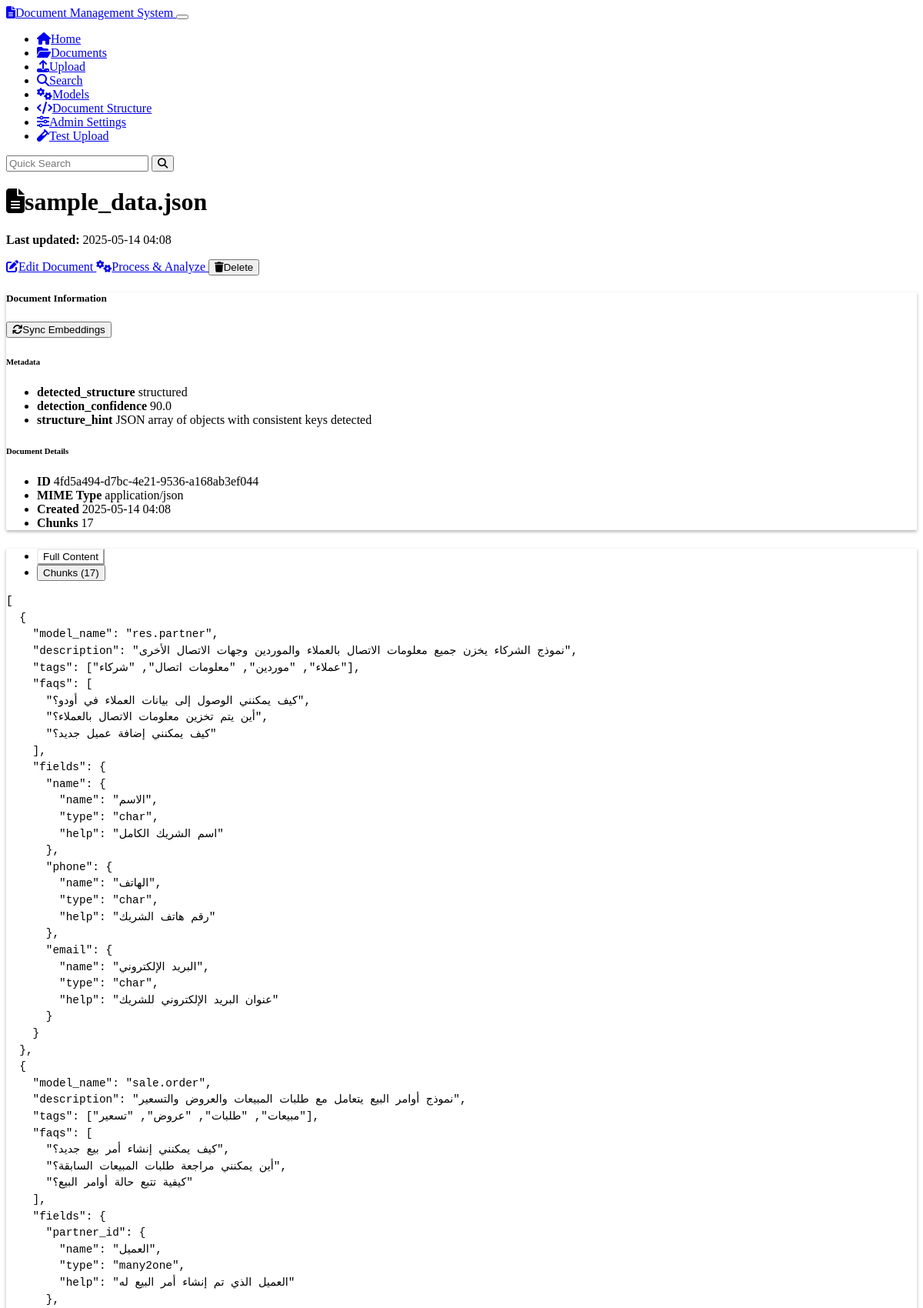
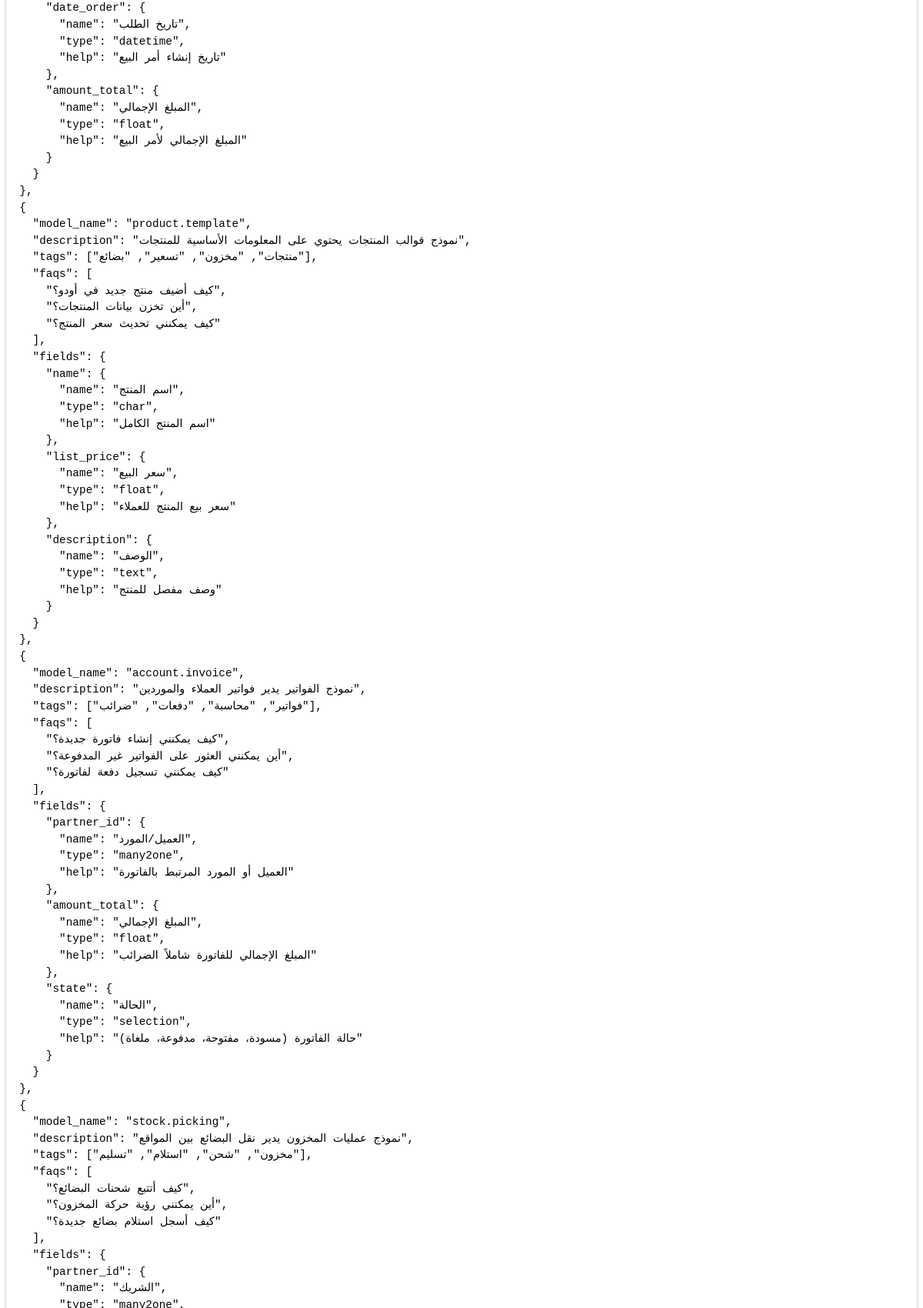
Page /documents/4fd5a494-d7bc-4e21-9536-a168ab3ef044 (upper part) on the committed database (2 pictures, top to bottom).
### models.py (models this page shows, shortened)
class Document(db.Model):
    id = db.Column(db.String(36), primary_key=True, default=lambda: str(uuid.uuid4()))
    name = db.Column(db.String(255), nullable=False)
    content = db.Column(db.Text, nullable=False)
    mime_type = db.Column(db.String(100), nullable=False)
    created_at = db.Column(db.DateTime, default=datetime.datetime.utcnow)
    updated_at = db.Column(db.DateTime, default=datetime.datetime.utcnow, onupdate=datetime.datetime.utcnow)
    chunks = db.relationship('Chunk', backref='document', cascade='all, delete-orphan')
    doc_metadata = db.relationship('Metadata', backref='document', cascade='all, delete-orphan')

class Metadata(db.Model):
    id = db.Column(db.String(36), primary_key=True, default=lambda: str(uuid.uuid4()))
    document_id = db.Column(db.String(36), db.ForeignKey('document.id'), nullable=False)
    key = db.Column(db.String(100), nullable=False)
    value = db.Column(db.String(255), nullable=False)

### routes.py (the view)
@app.route('/documents/<document_id>')
def document_view(document_id):
    document = Document.query.get_or_404(document_id)
    metadata = Metadata.query.filter_by(document_id=document_id).all()
    chunks = Chunk.query.filter_by(document_id=document_id).order_by(Chunk.chunk_index).all()
    return render_template(
        'document_view.html',
        document=document,
        metadata=metadata,
        chunks=chunks
    )

### templates/document_view.html (shortened to what this page needs)
{% extends 'base.html' %}
{% block content %}
<div class="row mb-4">
    <div class="col-md-8">
        <h1>
            <i class="fas fa-file-alt me-2"></i>{{ document.name }}
        </h1>
        <p class="text-muted">
            <strong>Last updated:</strong> {{ document.updated_at.strftime('%Y-%m-%d %H:%M') }}
        </p>
    </div>
    <div class="col-md-4 text-md-end">
        <div class="btn-group">
            <a href="{{ url_for('document_edit', document_id=document.id) }}" class="btn btn-warning">
                <i class="fas fa-edit me-1"></i>Edit Document
            </a>
            <a href="{{ url_for('document_analysis_page', document_id=document.id) }}" class="btn btn-primary">
                <i class="fas fa-cogs me-1"></i>Process & Analyze
            </a>
            <button type="button" class="btn btn-danger" data-bs-toggle="modal" data-bs-target="#deleteDocumentModal">
                <i class="fas fa-trash me-1"></i>Delete
            </button>
        </div>
    </div>
</div>
<div class="row mb-4">
    <div class="col-md-12">
        <div class="card">
            <div class="card-header d-flex justify-content-between align-items-center">
                <h5 class="mb-0">Document Information</h5>
                <button id="sync-embeddings" class="btn btn-sm btn-outline-info" data-document-id="{{ document.id }}">
                    <i class="fas fa-sync me-1"></i>Sync Embeddings
                </button>
            </div>
            <div class="card-body">
                <div class="row">
                    <div class="col-md-6">
                        <h6>Metadata</h6>
                        {% if metadata %}
                            <ul class="list-group">
                                {% for meta in metadata %}
                                    <li class="list-group-item d-flex justify-content-between align-items-center">
                                        <strong>{{ meta.key }}</strong>
                                        <span>{{ meta.value }}</span>
                                    </li>
                                {% endfor %}
                            </ul>
                        {% else %}
                            <p class="text-muted">No metadata</p>
                        {% endif %}
                    </div>
                    <div class="col-md-6">
                        <h6>Document Details</h6>
                        <ul class="list-group">
                            <li class="list-group-item d-flex justify-content-between align-items-center">
                                <strong>ID</strong>
                                <span class="text-muted">{{ document.id }}</span>
                            </li>
                            <li class="list-group-item d-flex justify-content-between align-items-center">
                                <strong>MIME Type</strong>
                                <span>{{ document.mime_type }}</span>
                            </li>
                            <li class="list-group-item d-flex justify-content-between align-items-center">
                                <strong>Created</strong>
                                <span>{{ document.created_at.strftime('%Y-%m-%d %H:%M') }}</span>
                            </li>
                            <li class="list-group-item d-flex justify-content-between align-items-center">
                                <strong>Chunks</strong>
                                <span>{{ chunks|length }}</span>
                            </li>
                        </ul>
                    </div>
                </div>
            </div>
        </div>
    </div>
</div>
<div class="row mb-4">
    <div class="col-md-12">
        <div class="card">
            <div class="card-header">
                <ul class="nav nav-tabs card-header-tabs" id="document-tabs" role="tablist">
                    <li class="nav-item" role="presentation">
                        <button class="nav-link active" id="content-tab" data-bs-toggle="tab" data-bs-target="#content"
                                type="button" role="tab" aria-controls="content" aria-selected="true">
                            Full Content
                        </button>
                    </li>
                    <li class="nav-item" role="presentation">
                        <button class="nav-link" id="chunks-tab" data-bs-toggle="tab" data-bs-target="#chunks"
                                type="button" role="tab" aria-controls="chunks" aria-selected="false">
                            Chunks ({{ chunks|length }})
                        </button>
                    </li>
                </ul>
            </div>
            <div class="card-body">
                <div class="tab-content" id="document-tabs-content">
                    <div class="tab-pane fade show active" id="content" role="tabpanel" aria-labelledby="content-tab">
                        <pre class="document-content p-3 bg-dark text-light rounded">{{ document.content }}</pre>
                    </div>
                </div>
            </div>
        </div>
    </div>
</div>
{% endblock %}

### static/css/custom.css (style rules this page uses)
body { min-height: 100vh; display: flex; flex-direction: column; }
.document-content, .chunk-content { white-space: pre-wrap; word-wrap: break-word; font-family: monospace; font-size: 0.9rem; line-height: 1.5; overflow-x: auto; border-radius: 4px; }
.card { box-shadow: 0 0.125rem 0.25rem rgba(0, 0, 0, 0.3); margin-bottom: 1.5rem; }
.card-header { font-weight: 500; }
.btn { font-weight: 500; }
.btn-primary { background-color: var(--bs-primary); border-color: var(--bs-primary); }
.nav-tabs .nav-link { color: var(--bs-light); }
.nav-tabs .nav-link.active { background-color: var(--bs-dark); color: var(--bs-info); border-color: transparent transparent var(--bs-info); }

### templates/document_view.html (style rules this page uses)
.document-content, .chunk-content { white-space: pre-wrap; overflow-x: auto; border-radius: 4px; font-family: monospace; }

### rows in the picture
Document: name "sample_data.json", updated_at "2025-05-14 04:08", id "4fd5a494-d7bc-4e21-9536-a168ab3ef044", mime_type "application/json", created_at "2025-05-14 04:08"
Metadata: key "detected_structure", value "structured"
Metadata: key "detection_confidence", value "90.0"
Metadata: key "structure_hint", value "JSON array of objects with consistent keys detected"

### other values in the picture
{{ chunks|length }} "17"
